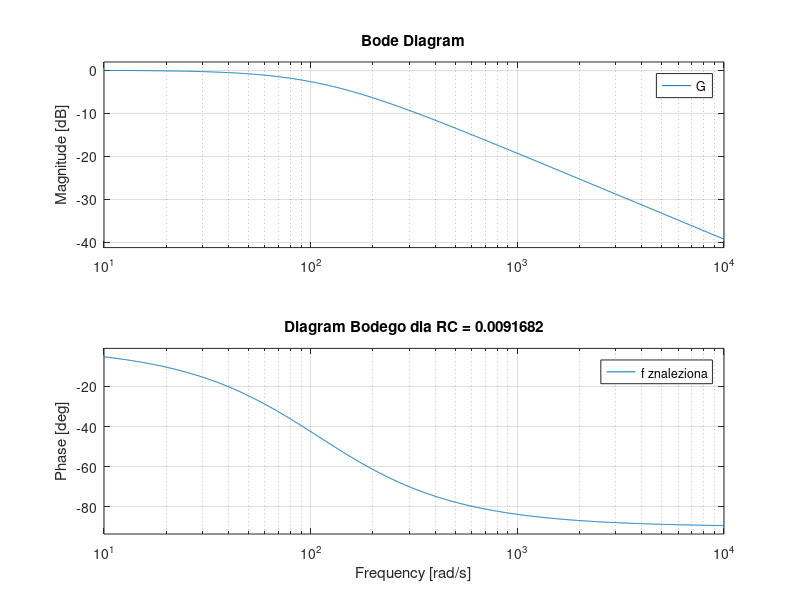

Source code (MATLAB):
%%%%%%%%%%%%  Zadanie 4  %%%%%%%%%%%%%%%

f_gr = 1111; % podana przez prowadzacego częstotliwość graniczna

f = f_gr/64; % z wykresu magnitude : -20 dB

%fg = 1/(2*pi*R*C)
RC = 1/(2*pi*f);

G = tf([1], [RC, 1]);

figure;
hold on;
bode(G,f,'go');
bode(G,f_gr,'ro');
bode(G,{1e1,1e4});
legend('f znaleziona','f graniczna');
title(['Diagram Bodego dla RC = ' num2str(RC)]);
hold off;

